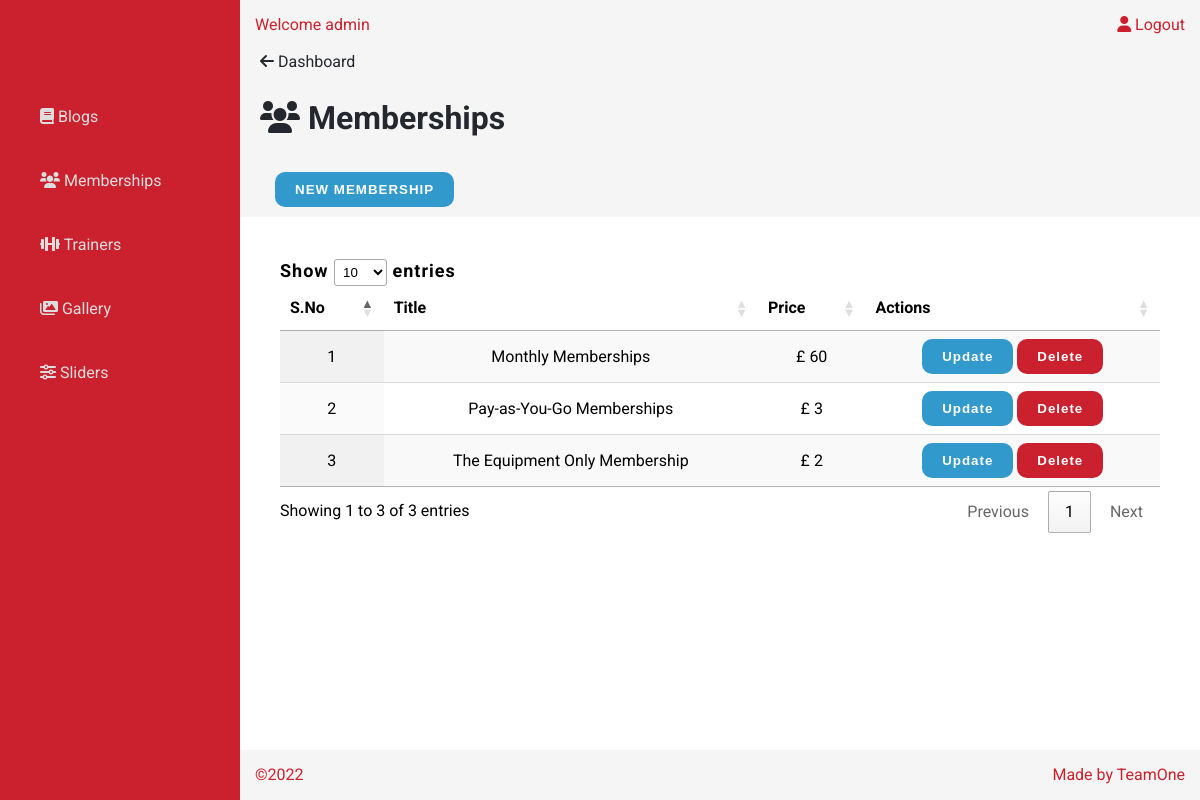
Page /admin/dashboard/membership/index.php (signed in) on the committed database.
### tables this page shows
CREATE TABLE `memberships` (
  `membershipID` int NOT NULL,
  `title` varchar(255) NOT NULL,
  `description` text NOT NULL,
  `price` float NOT NULL
);

### database/querybuilder.php (called while the page is built, shortened)
<?php
	function db_query($query){
		$connection=db_connect();
		$result=mysqli_query($connection,$query);
		return $result;
	}
	function db_select($query){
		$data = db_query($query);
        if($data == false){
            echo "Database Errors".db_error();
        }else{
            if(mysqli_num_rows($data) > 0) {
                return $data;
              }
	}
}
 ?>

### admin/dashboard/membership/index.php (the view, shortened to what this page needs)
<?php
    require("../../inc/head.php");
    require("../../inc/header.php");
    require("../../inc/sidebar.php");
    require ("../../../database/querybuilder.php");
    $query = "select * from memberships";
    $data=db_select($query);
    ?>
<main>
<div class = "pg-m">
    <p class="breadcrumb"><a href="../main/"><i class="fa-solid fa-arrow-left"></i> Dashboard</a></p>
    <h1 class="pg-heading"><i class="fa-solid fa-users"></i> Memberships</h1>
    <a href="create.php"><button class=" btn addnew btn-prim"> NEW MEMBERSHIP </button></a>
</div>
<div class = 'datatable'>
<table id="table_id" class="display">
<?php
      if (empty($data)){
          echo "<h3>No Data Found</h3>";
    } else { ?>
<thead>
    <tr>
        <th>S.No</th>
        <th>Title</th>
        <th>Price</th>
        <th>Actions</th>
    </tr>
</thead>
<tbody>
    <?php
     $i = 1;
    while($row = mysqli_fetch_assoc($data)) {
        ?>
     <tr>
     <td><?php echo $i; ?></td>
     <td><?php echo $row["title"]; ?></td>
     <td>£ <?php echo $row["price"];?></td>
     <td>
     <form method = "POST" action="../../modules/membership/actions.php?id=<?php echo $row['membershipID']; ?>" >
            <input class="btn btn-prim" type = "submit" name="update" value="Update"/>
            <input class="btn btn-danger" type = "submit" name="delete" value="Delete" onclick="return confirm('Are you sure you want to delete this membership?');"/>
            </form>
            </td>
            </tr>
    <?php $i++; } } ?>
</tbody>
</table>
</div>
</main>
<?php require("../../inc/footer.php");?>

### admin/assets/css/style.css (style rules this page uses)
:root { --primary-color:#CB212E; --white:#FFFFFF; --black:#24272E; }
* { margin: 0; padding: 0; box-sizing: border-box; }
a { text-decoration: none; }
body { font-family: 'Roboto', sans-serif; font-size: 1rem; font-weight:400; line-height: 1.5; }
.pg-m { background-color: whitesmoke; padding-bottom: 10px; padding-left: 20px; }
.datatable { padding: 40px; }
table { text-align: center; }
.pg-heading { padding: 20px 0 20px 0; color: #24272E; }
.addnew { margin-left: 15px; margin-top: 10px; }
.btn { padding: 10px 20px; color: var(--white); border-radius: 10px; border: none; font-weight: bold; cursor: pointer; letter-spacing: 1px; }
.btn-prim { background-color:#3299CC; }
.btn-danger { background-color: var(--primary-color); }
.breadcrumb a { color: #24272E; }

### rows in the picture
memberships: title "Monthly Memberships", price "60"
memberships: title "Pay-as-You-Go Memberships", price "3"
memberships: title "The Equipment Only Membership", price "2"

### other values in the picture
$_SESSION['username'] "admin"
